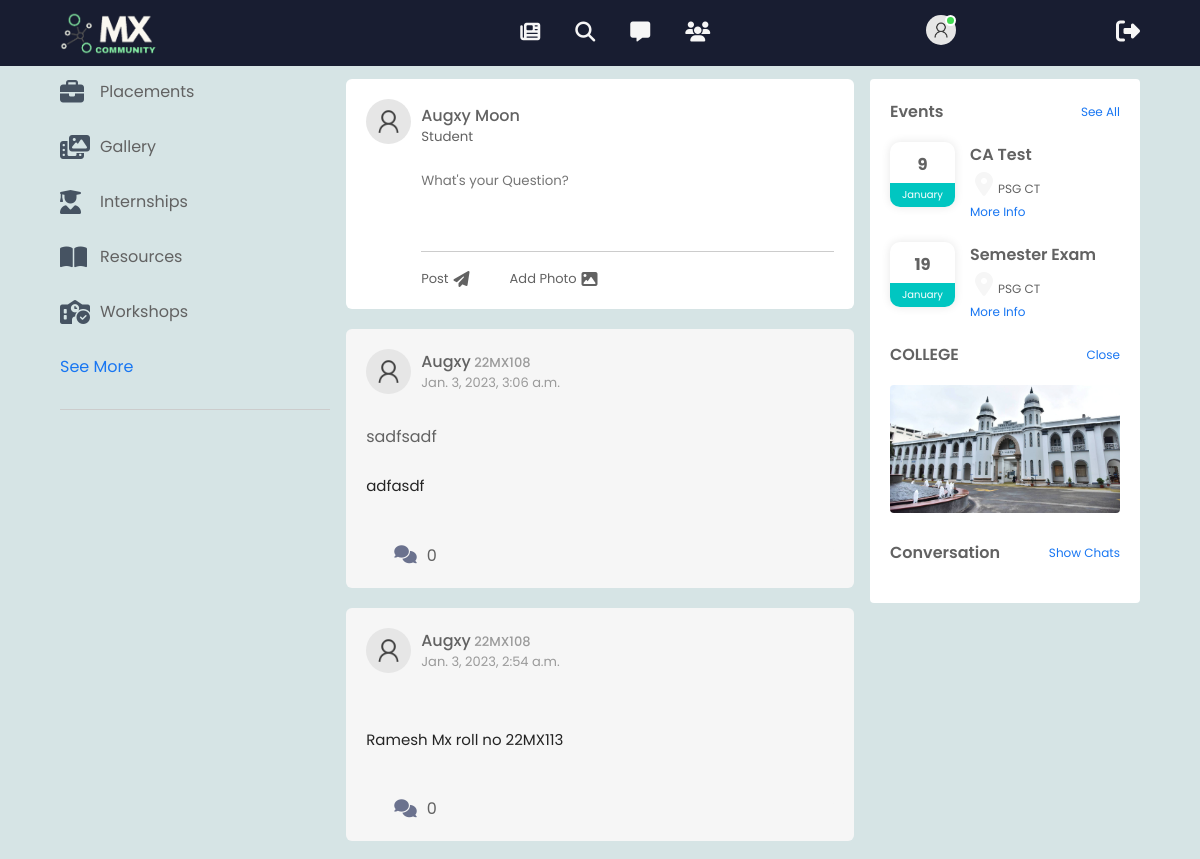
Page /feed/ (signed in, upper part) on the earlier database version.
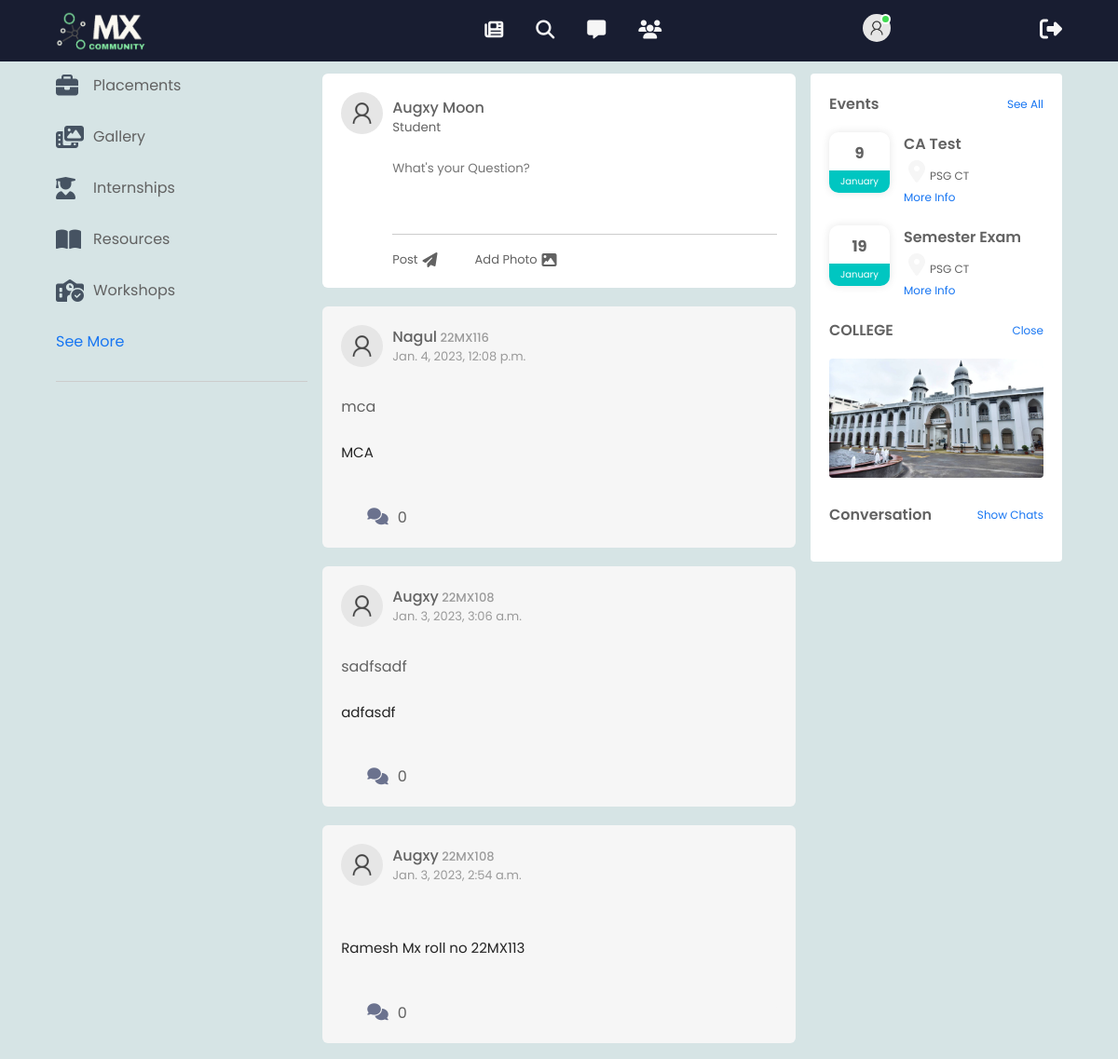
Same page on the later database version.
### mca/models.py (models this page shows, shortened)
class NewUser(AbstractUser):
    rollno = models.CharField(max_length=7,null=False,unique=True,verbose_name='Roll Number')
    USERNAME_FIELD = 'rollno'

class Post(models.Model):
    author = models.ForeignKey(NewUser,on_delete=CASCADE)
    title = models.CharField(max_length=30,default='Question')
    post_time = models.DateTimeField(default=timezone.now)
    content = models.TextField(null=False)
    comment = models.TextField(blank=True)

### mca/views.py (the view, shortened to what this page needs)
# urls.py: path('feed/',views.feed,name='feed'),
@login_required
def feed(request):
    User = get_user_model()
    users = User.objects.all()
    print(users)
    feed_dict = {'feed':Post.objects.order_by('-post_time'),'users':users}
    return render(request,'feed.html',feed_dict)

### mx_community/templates/feed.html (shortened to what this page needs)
{% extends 'base.html' %}
{% block page%}
{% load static %}
<div class="container">
    <div class="left-sidebar">
        <div class="imp-links">
            <a href="#"> <i class="fa-solid fa-briefcase"></i>Placements</a>
            <a href="#"> <i class="fa-solid fa-photo-film"></i>Gallery</a>
            <a href="#"><i class="fa-solid fa-user-graduate"></i> Internships</a>
            <a href="#"> <i class="fa-solid fa-book-open"></i>Resources</a>
            <a href="#"> <i class="fa-solid fa-school-circle-check"></i>Workshops</a>
            <a href="#">See More</a>
        </div>
    </div>
    <div class="main-content">
        <div class="write-post-container">
            <div class="user-profile">
                <a href="{% url 'profile' %}"><img src="{% static '/img/user.png' %}" alt=""></a>
                <div>
                    <p style="text-transform: capitalize;">{{user.get_full_name}}</p>
                    <small>Student</small>
                </div>
            </div>
            <div class="post-input-container">
                <form action="" method="POST" onfocus="" id="post-form">
                    <textarea rows="4" required placeholder="What's your Question?" name="postcontent" oninput="inputTitle()"></textarea>
                </form>
                <div class="add-post-links">
                    <a href="#" onclick="createPost()">Post<i class="fa-solid fa-paper-plane"></i></a>
                    <a href="#">Add Photo  <i class="fa-solid fa-image"></i></a>
                </div>
            </div>
        </div>
        {% for post in feed %}
        <div class="post-container" id="pp">
            <div class="post-row">
                <div class="user-profile">
                    <img src="{% static '/img/user.png' %}" alt="">
                    <div>
                        <p>{{post.author.first_name}}<span>  {{post.author.rollno}}</span></p>
                        <span>{{post.post_time}}</span>
                    </div>
                </div>
                <a href="#">  <i class="fas fa-ellipsis-v"></i></a>
            </div>
            <p class="post-title">{{post.title}}</p>
            <p class="post-text">{{post.content}}</p>
                <div class="post-row">
                    <div class="activity-icons">
                        <div><img src="/images/like-blue.png" alt=""><i class="fa-solid fa-comments"></i>0</div>
                    </div>
                      <div class="post-profile-icon">
                        <i class="fa-sharp fa-solid fa-caret-down"></i>
                    </div>
                </div>
        </div>
        {% endfor %}
    </div>
    <div class="right-sidebar">
        <div class="sidebar-title">
            <h4>Events</h4>
            <a href="#">See All</a>
        </div>
        <div class="event">
            <div class="left-event">
                <h3>9</h3>
                <span>January</span>
            </div>
            <div class="right-event">
                <h4>CA Test</h4>
                <p><i class="fa-solid fa-location-dot"></i></i>PSG CT</p>
                <a href="#">More Info</a>
            </div>
        </div>
            <div class="event">
                <div class="left-event">
                    <h3>19</h3>
                    <span>January</span>
                </div>
                <div class="right-event">
                    <h4>Semester Exam</h4>
                    <p><i class="fa-solid fa-location-dot"></i>PSG CT</p>
                    <a href="#">More Info</a>
                </div>
        </div>
        <div class="sidebar-title">
            <h4>COLLEGE</h4>
            <a href="#">Close</a>
        </div>
        <img src="{% static '/img/clg.jpg' %}" alt="" class="side-ads">
        <div class="sidebar-title">
            <h4>Conversation</h4>
            <a href="#" id="hidechat" onclick="showChat()">Show Chats</a>
        </div>
    </div>
</div>
{% endblock %}

### mx_community/templates/base.html (shortened to what this page needs)
<!DOCTYPE html>
<html lang="en">
<head>
    {% load static %}
    <link rel="stylesheet" href="{% static '/css/style.css' %}">
</head>
<body>
        <nav>
            <div class="nav-right">
                <img src="{% static '/img/logo.png' %}" class="logo">
            </div>
            <div class="nav-left">
                <ul>
                  <div class="nav-icons">
                    <div class="nico">
                    <li><a href="{% url 'feed' %}"><i class="fa-solid fa-newspaper"></i></a></li>
                    </div>
                    <div class="nico">
                     <li><a href="{% url 'search' %}"><i class="fa-solid fa-magnifying-glass"></i></a></li>
                    </div>
                    <div class="nico">
                    <li><a href="{% url 'chat' %}"><i class="fa-solid fa-message"></i></a></li>
                    </div>
                    <div class="nico">
                    <li><a href="{% url 'tokens' %}"><i class="fa-solid fa-users"></i></a></li>
                    </div>
                  </div>
                  </ul>
              </div>
              <div class="nav-user-icon online">
                <a href="{% url 'profile' %}"><img src="{% static '/img/user.png' %}"></a>
              </div>
              <a href="{% url 'logout' %}"><i class="fa-solid fa-right-from-bracket"></i></a>
          </nav>
    <section>
        {% block page %}
        {% endblock %}
    </section>
</body>
</html>

### mx_community/static/css/style.css (style rules this page uses)
:root { --thColor: #181D31; --bdyColor: #D6E4E5; --secColor: #465362; --boxColor: #F6F6F6; --spanColor: #1876f2; --greyText: #6B728E; }
* { margin: 0; padding: 0; font-family: 'Poppins','sans-serif'; box-sizing: border-box; }
body { background: var(--bdyColor); }
nav { display: flex; align-items: center; justify-content: space-between; background: var(--thColor); padding: 5px 5%; position: sticky; top: 0; z-index: 100; }
.nav-icons { display: flex; justify-content: space-between; align-items: center; height: 56px; }
.nico { display: flex; flex-direction: row; margin-left: 5px; cursor: pointer; }
.logo { width: 100px; }
.nav-left, .nav-right { display: flex; align-items: center; }
.nav-left { margin-left: 180px; }
.nav-left ul li { list-style: none; display: inline-block; }
.nav-left ul li i { font-size: 20px; margin: 0 15px; }
.nav-user-icon img { margin-left: 40px; width: 30px; border-radius: 50%; cursor: pointer; }
i { font-size: 24px; color: #F6F6F6; }
.online { position: relative; }
.online::after { content: ''; width: 7px; height: 7px; border: 2px solid #fff; border-radius: 50%; background: #41db51; position: absolute; top: 0; right: 0; }
.container { display: flex; justify-content: space-between; padding: 13px 5%; }
.left-sidebar { flex-basis: 25%; position: sticky; top: 70px; align-self: flex-start; }
.right-sidebar { flex-basis: 25%; position: sticky; top: 70px; align-self: flex-start; background: #fff; padding: 20px; border-radius: 4px; color: #626262; }
.main-content { flex-basis: 47%; }
.imp-links a, .shortcut-links a { text-decoration: none; display: flex; align-items: center; margin-bottom: 30px; color: #626262; width: fit-content; }
.imp-links a i { width: 25px; margin-right: 15px; color:var(--secColor); }
.imp-links a:last-child { color: #1876f2; }
.imp-links { border-bottom: 1px solid #ccc; }
.sidebar-title { display: flex; align-items: center; justify-content: space-between; margin-bottom: 18px; }
.right-sidebar h4 { font-weight: 600; font-size: 16px; }
.sidebar-title a { text-decoration: none; color: #1876f2; font-size: 12px; }
.event { display: flex; font-size: 14px; margin-bottom: 20px; }
.left-event { border-radius: 10px; height: 65px; width: 65px; margin-right: 15px; padding-top: 10px; text-align: center; position: relative; overflow: hidden; box-shadow: 0 0 10px rgba(0, 0, 0, 0.1); }
.event p { font-size: 12px; }
.event i { padding: 5px; }
.event a { font-size: 12px; text-decoration: none; color: #1876f2; }
.left-event span { position: absolute; bottom: 0; left: 0; width: 100%; background: #00C6C1; color: #fff; font-size: 10px; padding: 4px 0; }
.side-ads { width: 100%; margin-bottom: 20px; border-radius: 4px; }
.write-post-container { width: 100%; background: #fff; border-radius: 6px; padding: 20px; color: #626262; }
.user-profile { display: flex; align-items: center; }
.user-profile img { width: 45px; border-radius: 50%; margin-right: 10px; }
.user-profile p { margin-bottom: -5px; font-weight: 500; color: #626262; }
.post-input-container { padding-left: 55px; padding-top: 20px; }
.post-input-container textarea { width: 100%; border: 0; outline: 0; border-bottom: 1px solid #ccc; background: transparent; resize: none; }
.post-title { padding: 30px 0px 10px 0px; }
.add-post-links { display: flex; margin-top: 10px; }
.add-post-links a { text-decoration: none; display: flex; align-items: center; color: #626262; margin-right: 30px; font-size: 13px; }
.add-post-links i { font-size: 16px; padding-left: 5px; color: #626262; margin: 0; margin-right: 10px; }
.post-container { width: 100%; background: #F6F6F6; border-radius: 6px; padding: 20px; color: #626262; margin: 20px 0; }
.user-profile span { font-size: 13px; color: #9a9a9a; }
.post-text { color: #242424; margin: 15px 0; font-size: 15px; }
.post-row { display: flex; align-items: center; justify-content: space-between; }
.activity-icons i { color: var(--greyText); font-size: 18px; padding-right: 10px; }
.activity-icons div { display: inline-flex; align-items: center; margin-right: 30px; }
.post-profile-icon { display: flex; align-items: center; }
.post-row a { color: #9a9a9a; }

Differences in the rows shown:
added Post: author.first_name "Nagul", author.rollno "22MX116", post_time "Jan. 4, 2023, 12:08 p.m.", title "mca", content "MCA"
